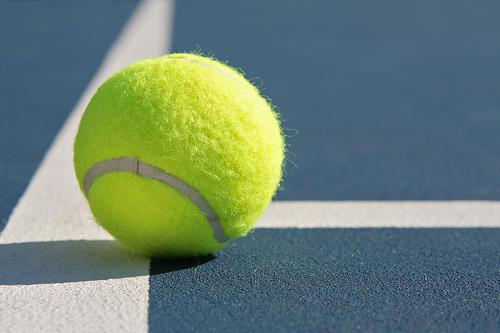
//> input picture ball_on_table2.jpg, 500 x 333 px
$ ./main   (built with g++ and OpenCV 4)
//> lines starting //> are read from the running program, lines starting //| are printed output that depends on the picture; after the words box and inside, x2 and y2 are one past the last pixel; in counts of white or black regions, pixels touching at a corner belong together
// BallDetect.cpp : Defines the entry point for the console application.
//

#include <opencv2/core.hpp>
#include <opencv2/opencv.hpp>
#include <opencv2/imgcodecs.hpp>
#include <opencv2/highgui.hpp>
#include "opencv2/imgproc/imgproc.hpp"
#include <iostream>

using namespace cv;
using namespace std;

//void getMask(InputArray input, OutputArray output)
//{
//	GaussianBlur(input, output, Size(11, 11), 1.5, 1.5);
//	Mat3b hsv;
//	cvtColor(output, hsv, COLOR_BGR2HSV/*COLOR_BGR2GRAY*/);
// [112 lines of commented-out code are left out]

int main()
{
	Mat image = imread("../ball_on_table2.jpg");
//> image is the input picture: 333 rows x 500 cols, CV_8UC3; mean B, G, R 116.3, 129.1, 107.7
	int rows = image.rows;
//> rows = 333
	int cols = image.cols;
//> cols = 500

	if (image.empty())
	{
		cout << "Cannot load image!" << endl;
		return -1;
	}


	Mat image_gray;
	/// Convert it to gray
	cvtColor(image, image_gray, COLOR_BGR2GRAY);
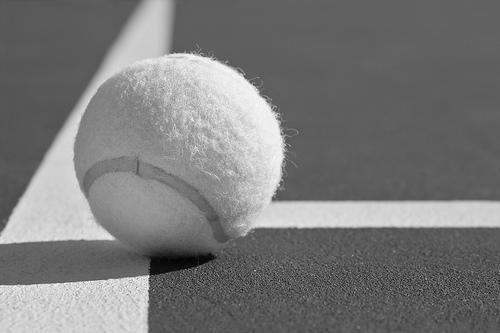
//> image_gray: 333 rows x 500 cols, CV_8UC1; min 1, max 254, mean 121.2

	/// Reduce the noise so we avoid false circle detection
	GaussianBlur(image_gray, image_gray, Size(7, 7), 2, 2);
	Canny(image_gray, image_gray, 0, 100, 3);
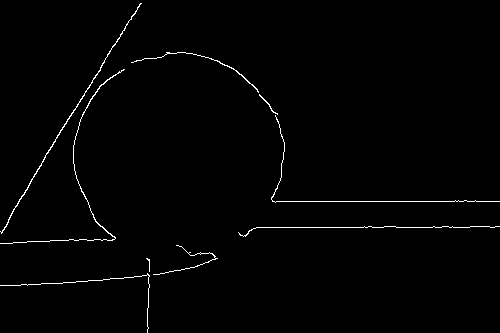
//> image_gray: 333 rows x 500 cols, CV_8UC1; 1.1% white in thin lines or dots
	vector<Vec3f> circles;

	/// Apply the Hough Transform to find the circles
	HoughCircles(image_gray, circles, HOUGH_GRADIENT, 2, image_gray.rows / 8, 200, 100, 10, 0);
//> circles = 1 circle (x, y, radius): [173, 149, 98.6]

	/// Draw the circles detected
	for (size_t i = 0; i < circles.size(); i++)
	{
		Point center(cvRound(circles[i][0]), cvRound(circles[i][1]));
		int radius = cvRound(circles[i][2]);
		// circle center
		circle(image, center, 3, Scalar(0, 255, 0), -1, 8, 0);
		// circle outline
		circle(image, center, radius, Scalar(0, 0, 255), 3, 8, 0);
	}
//> this loop made 1 pass
//> (center, radius) on pass 1: (Point(173, 149), 99)
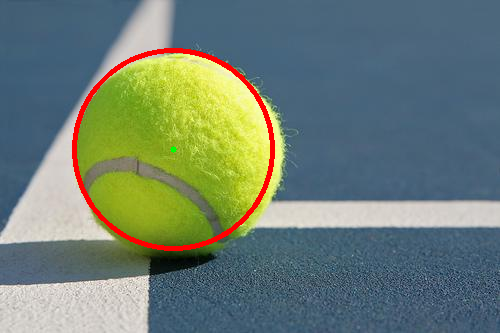
//> image: 333 rows x 500 cols, CV_8UC3; 1.87% of pixels changed, all inside (x1, y1, x2, y2) = (72, 48, 275, 251)

	cout << circles.size();
//| 1

	/// Show your results
	namedWindow("Hough Circle Transform Demo", WINDOW_AUTOSIZE);
	imshow("input_image", image);
	imshow("Hough Circle Transform Demo", image_gray);

	waitKey(0);
	return 0;
}
